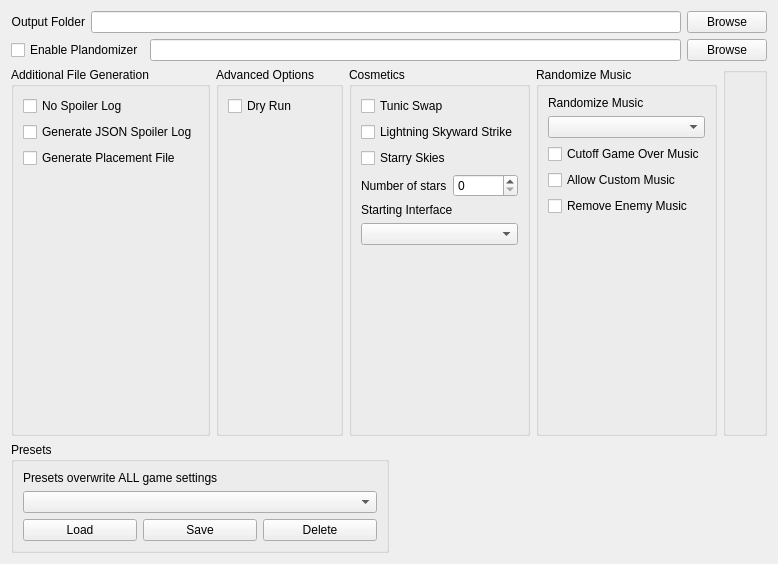
      <widget class="QWidget" name="tab_setup">
       <attribute name="title">
        <string>Setup</string>
       </attribute>
       <layout class="QVBoxLayout" name="verticalLayout_27">
        <item>
         <layout class="QVBoxLayout" name="vlay_files">
          <item>
           <layout class="QHBoxLayout" name="hlay_output">
            <item>
             <widget class="QLabel" name="label_output">
              <property name="text">
               <string>Output Folder</string>
              </property>
              <property name="alignment">
               <set>Qt::AlignRight|Qt::AlignTrailing|Qt::AlignVCenter</set>
              </property>
             </widget>
            </item>
            <item>
             <widget class="QLineEdit" name="output_folder"/>
            </item>
            <item>
             <widget class="QPushButton" name="ouput_folder_browse_button">
              <property name="text">
               <string>Browse</string>
              </property>
             </widget>
            </item>
           </layout>
          </item>
          <item>
           <layout class="QVBoxLayout" name="vlay_plando">
            <item>
             <layout class="QHBoxLayout" name="hlay_plando_file">
              <item>
               <widget class="QCheckBox" name="option_plando">
                <property name="text">
                 <string>Enable Plandomizer</string>
                </property>
               </widget>
              </item>
              <item>
               <widget class="QLineEdit" name="plando_file"/>
              </item>
              <item>
               <widget class="QPushButton" name="plando_file_browse">
                <property name="text">
                 <string>Browse</string>
                </property>
               </widget>
              </item>
             </layout>
            </item>
           </layout>
          </item>
         </layout>
        </item>
        <item>
         <layout class="QHBoxLayout" name="hlay_setup_options">
          <item>
           <widget class="QGroupBox" name="box_additional_files">
            <property name="sizePolicy">
             <sizepolicy hsizetype="Expanding" vsizetype="Preferred">
              <horstretch>0</horstretch>
              <verstretch>0</verstretch>
             </sizepolicy>
            </property>
            <property name="title">
             <string>Additional File Generation</string>
            </property>
            <property name="flat">
             <bool>false</bool>
            </property>
            <layout class="QVBoxLayout" name="verticalLayout_22">
             <item>
              <layout class="QVBoxLayout" name="vlay_additional_files">
               <item>
                <widget class="QCheckBox" name="option_no_spoiler_log">
                 <property name="text">
                  <string>No Spoiler Log</string>
                 </property>
                </widget>
               </item>
               <item>
                <widget class="QCheckBox" name="option_json_spoiler">
                 <property name="text">
                  <string>Generate JSON Spoiler Log</string>
                 </property>
                </widget>
               </item>
               <item>
                <widget class="QCheckBox" name="option_out_placement_file">
                 <property name="text">
                  <string>Generate Placement File</string>
                 </property>
                </widget>
               </item>
               <item>
                <spacer name="vspace_additional_files">
                 <property name="orientation">
                  <enum>Qt::Vertical</enum>
                 </property>
                 <property name="sizeHint" stdset="0">
                  <size>
                   <width>20</width>
                   <height>40</height>
                  </size>
                 </property>
                </spacer>
               </item>
              </layout>
             </item>
            </layout>
           </widget>
          </item>
          <item>
           <widget class="QGroupBox" name="box_advanced">
            <property name="sizePolicy">
             <sizepolicy hsizetype="Expanding" vsizetype="Preferred">
              <horstretch>0</horstretch>
              <verstretch>0</verstretch>
             </sizepolicy>
            </property>
            <property name="title">
             <string>Advanced Options</string>
            </property>
            <layout class="QVBoxLayout" name="verticalLayout_23">
             <item>
              <layout class="QVBoxLayout" name="vlay_advanced">
               <item>
                <widget class="QCheckBox" name="option_dry_run">
                 <property name="text">
                  <string>Dry Run</string>
                 </property>
                </widget>
               </item>
               <item>
                <spacer name="vspace_advanced">
                 <property name="orientation">
                  <enum>Qt::Vertical</enum>
                 </property>
                 <property name="sizeHint" stdset="0">
                  <size>
                   <width>20</width>
                   <height>40</height>
                  </size>
                 </property>
                </spacer>
               </item>
              </layout>
             </item>
            </layout>
           </widget>
          </item>
          <item>
           <widget class="QGroupBox" name="box_cosmetics">
            <property name="sizePolicy">
             <sizepolicy hsizetype="Expanding" vsizetype="Preferred">
              <horstretch>0</horstretch>
              <verstretch>0</verstretch>
             </sizepolicy>
            </property>
            <property name="title">
             <string>Cosmetics</string>
            </property>
            <layout class="QVBoxLayout" name="verticalLayout_24">
             <item>
              <layout class="QVBoxLayout" name="vlay_cosmetics">
               <item>
                <widget class="QCheckBox" name="option_tunic_swap">
                 <property name="text">
                  <string>Tunic Swap</string>
                 </property>
                </widget>
               </item>
               <item>
                <widget class="QCheckBox" name="option_lightning_skyward_strike">
                 <property name="text">
                  <string>Lightning Skyward Strike</string>
                 </property>
                </widget>
               </item>
               <item>
                <widget class="QCheckBox" name="option_starry_skies">
                 <property name="text">
                  <string>Starry Skies</string>
                 </property>
                </widget>
               </item>
               <item>
                <layout class="QHBoxLayout" name="hlay_star_count">
                 <item>
                  <widget class="QLabel" name="label_for_option_star_count">
                   <property name="sizePolicy">
                    <sizepolicy hsizetype="MinimumExpanding" vsizetype="Preferred">
                     <horstretch>0</horstretch>
                     <verstretch>0</verstretch>
                    </sizepolicy>
                   </property>
                   <property name="text">
                    <string>Number of stars</string>
                   </property>
                  </widget>
                 </item>
                 <item>
                  <widget class="QSpinBox" name="option_star_count">
                   <property name="enabled">
                    <bool>true</bool>
                   </property>
                   <property name="sizePolicy">
                    <sizepolicy hsizetype="MinimumExpanding" vsizetype="Fixed">
                     <horstretch>0</horstretch>
                     <verstretch>0</verstretch>
                    </sizepolicy>
                   </property>
                   <property name="maximum">
                    <number>32767</number>
                   </property>
                   <property name="singleStep">
                    <number>100</number>
                   </property>
                  </widget>
                 </item>
                </layout>
               </item>
               <item>
                <widget class="QLabel" name="label_for_option_interface">
                 <property name="text">
                  <string>Starting Interface</string>
                 </property>
                </widget>
               </item>
               <item>
                <widget class="QComboBox" name="option_interface"/>
               </item>
               <item>
                <spacer name="vspace_cosmetics">
                 <property name="orientation">
                  <enum>Qt::Vertical</enum>
                 </property>
                 <property name="sizeHint" stdset="0">
                  <size>
                   <width>20</width>
                   <height>40</height>
                  </size>
                 </property>
                </spacer>
               </item>
              </layout>
             </item>
            </layout>
           </widget>
          </item>
          <item>
           <widget class="QGroupBox" name="box_music_rando">
            <property name="sizePolicy">
             <sizepolicy hsizetype="Expanding" vsizetype="Preferred">
              <horstretch>0</horstretch>
              <verstretch>0</verstretch>
             </sizepolicy>
            </property>
            <property name="title">
             <string>Randomize Music</string>
            </property>
            <layout class="QVBoxLayout" name="verticalLayout_25">
             <item>
              <layout class="QVBoxLayout" name="vlay_music_rando">
               <item>
                <layout class="QVBoxLayout" name="vlay_music_rando_option">
                 <item>
                  <widget class="QLabel" name="label_for_option_music_rando">
                   <property name="text">
                    <string>Randomize Music</string>
                   </property>
                  </widget>
                 </item>
                 <item>
                  <widget class="QComboBox" name="option_music_rando"/>
                 </item>
                </layout>
               </item>
               <item>
                <widget class="QCheckBox" name="option_cutoff_gameover_music">
                 <property name="text">
                  <string>Cutoff Game Over Music</string>
                 </property>
                </widget>
               </item>
               <item>
                <widget class="QCheckBox" name="option_allow_custom_music">
                 <property name="text">
                  <string>Allow Custom Music</string>
                 </property>
                </widget>
               </item>
               <item>
                <widget class="QCheckBox" name="option_no_enemy_music">
                 <property name="text">
                  <string>Remove Enemy Music</string>
                 </property>
                </widget>
               </item>
               <item>
                <spacer name="vspace_music_rando">
                 <property name="orientation">
                  <enum>Qt::Vertical</enum>
                 </property>
                 <property name="sizeHint" stdset="0">
                  <size>
                   <width>20</width>
                   <height>40</height>
                  </size>
                 </property>
                </spacer>
               </item>
              </layout>
             </item>
            </layout>
           </widget>
          </item>
          <item>
           <widget class="QGroupBox" name="box">
            <property name="sizePolicy">
             <sizepolicy hsizetype="Expanding" vsizetype="Preferred">
              <horstretch>0</horstretch>
              <verstretch>0</verstretch>
             </sizepolicy>
            </property>
            <property name="title">
             <string/>
            </property>
            <layout class="QVBoxLayout" name="verticalLayout_28">
             <item>
              <spacer name="vspace_10">
               <property name="orientation">
                <enum>Qt::Vertical</enum>
               </property>
               <property name="sizeHint" stdset="0">
                <size>
                 <width>20</width>
                 <height>342</height>
                </size>
               </property>
              </spacer>
             </item>
            </layout>
           </widget>
          </item>
         </layout>
        </item>
        <item>
         <layout class="QHBoxLayout" name="hlay_presets">
          <item>
           <widget class="QGroupBox" name="box_presets">
            <property name="sizePolicy">
             <sizepolicy hsizetype="Expanding" vsizetype="Preferred">
              <horstretch>0</horstretch>
              <verstretch>0</verstretch>
             </sizepolicy>
            </property>
            <property name="title">
             <string>Presets</string>
            </property>
            <layout class="QVBoxLayout" name="verticalLayout_26">
             <item>
              <layout class="QVBoxLayout" name="vlay_presets">
               <item>
                <widget class="QLabel" name="label_presets">
                 <property name="text">
                  <string>Presets overwrite ALL game settings</string>
                 </property>
                 <property name="wordWrap">
                  <bool>false</bool>
                 </property>
                </widget>
               </item>
               <item>
                <widget class="QComboBox" name="presets_list"/>
               </item>
               <item>
                <layout class="QHBoxLayout" name="hlay_presets_controls">
                 <item>
                  <widget class="QPushButton" name="load_preset">
                   <property name="text">
                    <string>Load</string>
                   </property>
                  </widget>
                 </item>
                 <item>
                  <widget class="QPushButton" name="save_preset">
                   <property name="text">
                    <string>Save</string>
                   </property>
                  </widget>
                 </item>
                 <item>
                  <widget class="QPushButton" name="delete_preset">
                   <property name="text">
                    <string>Delete</string>
                   </property>
                  </widget>
                 </item>
                </layout>
               </item>
              </layout>
             </item>
            </layout>
           </widget>
          </item>
          <item>
           <spacer name="hspace_presets">
            <property name="orientation">
             <enum>Qt::Horizontal</enum>
            </property>
            <property name="sizeHint" stdset="0">
             <size>
              <width>40</width>
              <height>20</height>
             </size>
            </property>
           </spacer>
          </item>
         </layout>
        </item>
       </layout>
      </widget>
